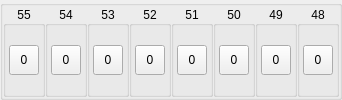
        <widget class="QGroupBox" name="groupBox48_55">
         <layout class="QHBoxLayout" name="horizontalLayout_17">
          <property name="spacing">
           <number>0</number>
          </property>
          <property name="leftMargin">
           <number>0</number>
          </property>
          <property name="topMargin">
           <number>0</number>
          </property>
          <property name="rightMargin">
           <number>0</number>
          </property>
          <property name="bottomMargin">
           <number>0</number>
          </property>
          <item>
           <widget class="QGroupBox" name="groupBox55">
            <property name="title">
             <string notr="true">55</string>
            </property>
            <property name="alignment">
             <set>Qt::AlignCenter</set>
            </property>
            <layout class="QHBoxLayout" name="horizontalLayout_22">
             <property name="leftMargin">
              <number>0</number>
             </property>
             <property name="topMargin">
              <number>0</number>
             </property>
             <property name="rightMargin">
              <number>0</number>
             </property>
             <property name="bottomMargin">
              <number>0</number>
             </property>
             <item>
              <widget class="QToolButton" name="toolButton55">
               <property name="minimumSize">
                <size>
                 <width>30</width>
                 <height>30</height>
                </size>
               </property>
               <property name="maximumSize">
                <size>
                 <width>30</width>
                 <height>30</height>
                </size>
               </property>
               <property name="text">
                <string notr="true">0</string>
               </property>
               <property name="checkable">
                <bool>true</bool>
               </property>
              </widget>
             </item>
            </layout>
           </widget>
          </item>
          <item>
           <widget class="QGroupBox" name="groupBox54">
            <property name="title">
             <string notr="true">54</string>
            </property>
            <property name="alignment">
             <set>Qt::AlignCenter</set>
            </property>
            <layout class="QHBoxLayout" name="horizontalLayout_23">
             <property name="leftMargin">
              <number>0</number>
             </property>
             <property name="topMargin">
              <number>0</number>
             </property>
             <property name="rightMargin">
              <number>0</number>
             </property>
             <property name="bottomMargin">
              <number>0</number>
             </property>
             <item>
              <widget class="QToolButton" name="toolButton54">
               <property name="minimumSize">
                <size>
                 <width>30</width>
                 <height>30</height>
                </size>
               </property>
               <property name="maximumSize">
                <size>
                 <width>30</width>
                 <height>30</height>
                </size>
               </property>
               <property name="text">
                <string notr="true">0</string>
               </property>
               <property name="checkable">
                <bool>true</bool>
               </property>
              </widget>
             </item>
            </layout>
           </widget>
          </item>
          <item>
           <widget class="QGroupBox" name="groupBox53">
            <property name="title">
             <string notr="true">53</string>
            </property>
            <property name="alignment">
             <set>Qt::AlignCenter</set>
            </property>
            <layout class="QHBoxLayout" name="horizontalLayout_24">
             <property name="leftMargin">
              <number>0</number>
             </property>
             <property name="topMargin">
              <number>0</number>
             </property>
             <property name="rightMargin">
              <number>0</number>
             </property>
             <property name="bottomMargin">
              <number>0</number>
             </property>
             <item>
              <widget class="QToolButton" name="toolButton53">
               <property name="minimumSize">
                <size>
                 <width>30</width>
                 <height>30</height>
                </size>
               </property>
               <property name="maximumSize">
                <size>
                 <width>30</width>
                 <height>30</height>
                </size>
               </property>
               <property name="text">
                <string notr="true">0</string>
               </property>
               <property name="checkable">
                <bool>true</bool>
               </property>
              </widget>
             </item>
            </layout>
           </widget>
          </item>
          <item>
           <widget class="QGroupBox" name="groupBox52">
            <property name="title">
             <string notr="true">52</string>
            </property>
            <property name="alignment">
             <set>Qt::AlignCenter</set>
            </property>
            <layout class="QHBoxLayout" name="horizontalLayout_25">
             <property name="leftMargin">
              <number>0</number>
             </property>
             <property name="topMargin">
              <number>0</number>
             </property>
             <property name="rightMargin">
              <number>0</number>
             </property>
             <property name="bottomMargin">
              <number>0</number>
             </property>
             <item>
              <widget class="QToolButton" name="toolButton52">
               <property name="minimumSize">
                <size>
                 <width>30</width>
                 <height>30</height>
                </size>
               </property>
               <property name="maximumSize">
                <size>
                 <width>30</width>
                 <height>30</height>
                </size>
               </property>
               <property name="text">
                <string notr="true">0</string>
               </property>
               <property name="checkable">
                <bool>true</bool>
               </property>
              </widget>
             </item>
            </layout>
           </widget>
          </item>
          <item>
           <widget class="QGroupBox" name="groupBox51">
            <property name="title">
             <string notr="true">51</string>
            </property>
            <property name="alignment">
             <set>Qt::AlignCenter</set>
            </property>
            <layout class="QHBoxLayout" name="horizontalLayout_26">
             <property name="leftMargin">
              <number>0</number>
             </property>
             <property name="topMargin">
              <number>0</number>
             </property>
             <property name="rightMargin">
              <number>0</number>
             </property>
             <property name="bottomMargin">
              <number>0</number>
             </property>
             <item>
              <widget class="QToolButton" name="toolButton51">
               <property name="minimumSize">
                <size>
                 <width>30</width>
                 <height>30</height>
                </size>
               </property>
               <property name="maximumSize">
                <size>
                 <width>30</width>
                 <height>30</height>
                </size>
               </property>
               <property name="text">
                <string notr="true">0</string>
               </property>
               <property name="checkable">
                <bool>true</bool>
               </property>
              </widget>
             </item>
            </layout>
           </widget>
          </item>
          <item>
           <widget class="QGroupBox" name="groupBox50">
            <property name="title">
             <string notr="true">50</string>
            </property>
            <property name="alignment">
             <set>Qt::AlignCenter</set>
            </property>
            <layout class="QHBoxLayout" name="horizontalLayout_27">
             <property name="leftMargin">
              <number>0</number>
             </property>
             <property name="topMargin">
              <number>0</number>
             </property>
             <property name="rightMargin">
              <number>0</number>
             </property>
             <property name="bottomMargin">
              <number>0</number>
             </property>
             <item>
              <widget class="QToolButton" name="toolButton50">
               <property name="minimumSize">
                <size>
                 <width>30</width>
                 <height>30</height>
                </size>
               </property>
               <property name="maximumSize">
                <size>
                 <width>30</width>
                 <height>30</height>
                </size>
               </property>
               <property name="text">
                <string notr="true">0</string>
               </property>
               <property name="checkable">
                <bool>true</bool>
               </property>
              </widget>
             </item>
            </layout>
           </widget>
          </item>
          <item>
           <widget class="QGroupBox" name="groupBox49">
            <property name="title">
             <string notr="true">49</string>
            </property>
            <property name="alignment">
             <set>Qt::AlignCenter</set>
            </property>
            <layout class="QHBoxLayout" name="horizontalLayout_28">
             <property name="leftMargin">
              <number>0</number>
             </property>
             <property name="topMargin">
              <number>0</number>
             </property>
             <property name="rightMargin">
              <number>0</number>
             </property>
             <property name="bottomMargin">
              <number>0</number>
             </property>
             <item>
              <widget class="QToolButton" name="toolButton49">
               <property name="minimumSize">
                <size>
                 <width>30</width>
                 <height>30</height>
                </size>
               </property>
               <property name="maximumSize">
                <size>
                 <width>30</width>
                 <height>30</height>
                </size>
               </property>
               <property name="text">
                <string notr="true">0</string>
               </property>
               <property name="checkable">
                <bool>true</bool>
               </property>
              </widget>
             </item>
            </layout>
           </widget>
          </item>
          <item>
           <widget class="QGroupBox" name="groupBox48">
            <property name="title">
             <string notr="true">48</string>
            </property>
            <property name="alignment">
             <set>Qt::AlignCenter</set>
            </property>
            <layout class="QHBoxLayout" name="horizontalLayout_29">
             <property name="leftMargin">
              <number>0</number>
             </property>
             <property name="topMargin">
              <number>0</number>
             </property>
             <property name="rightMargin">
              <number>0</number>
             </property>
             <property name="bottomMargin">
              <number>0</number>
             </property>
             <item>
              <widget class="QToolButton" name="toolButton48">
               <property name="minimumSize">
                <size>
                 <width>30</width>
                 <height>30</height>
                </size>
               </property>
               <property name="maximumSize">
                <size>
                 <width>30</width>
                 <height>30</height>
                </size>
               </property>
               <property name="text">
                <string notr="true">0</string>
               </property>
               <property name="checkable">
                <bool>true</bool>
               </property>
              </widget>
             </item>
            </layout>
           </widget>
          </item>
         </layout>
        </widget>
